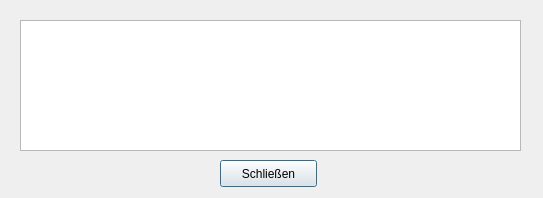
<?xml version="1.0" encoding="UTF-8"?>
<ui version="4.0">
 <class>Dialog</class>
 <widget class="QDialog" name="Dialog">
  <property name="geometry">
   <rect>
    <x>0</x>
    <y>0</y>
    <width>543</width>
    <height>198</height>
   </rect>
  </property>
  <property name="windowTitle">
   <string>Warnung</string>
  </property>
  <widget class="QPushButton" name="closeButton">
   <property name="geometry">
    <rect>
     <x>220</x>
     <y>160</y>
     <width>97</width>
     <height>27</height>
    </rect>
   </property>
   <property name="text">
    <string>Schließen</string>
   </property>
   <property name="icon">
    <iconset theme="window-close">
     <normaloff/>
    </iconset>
   </property>
  </widget>
  <widget class="QTextBrowser" name="warning">
   <property name="geometry">
    <rect>
     <x>20</x>
     <y>20</y>
     <width>501</width>
     <height>131</height>
    </rect>
   </property>
  </widget>
 </widget>
 <resources/>
 <connections/>
</ui>
